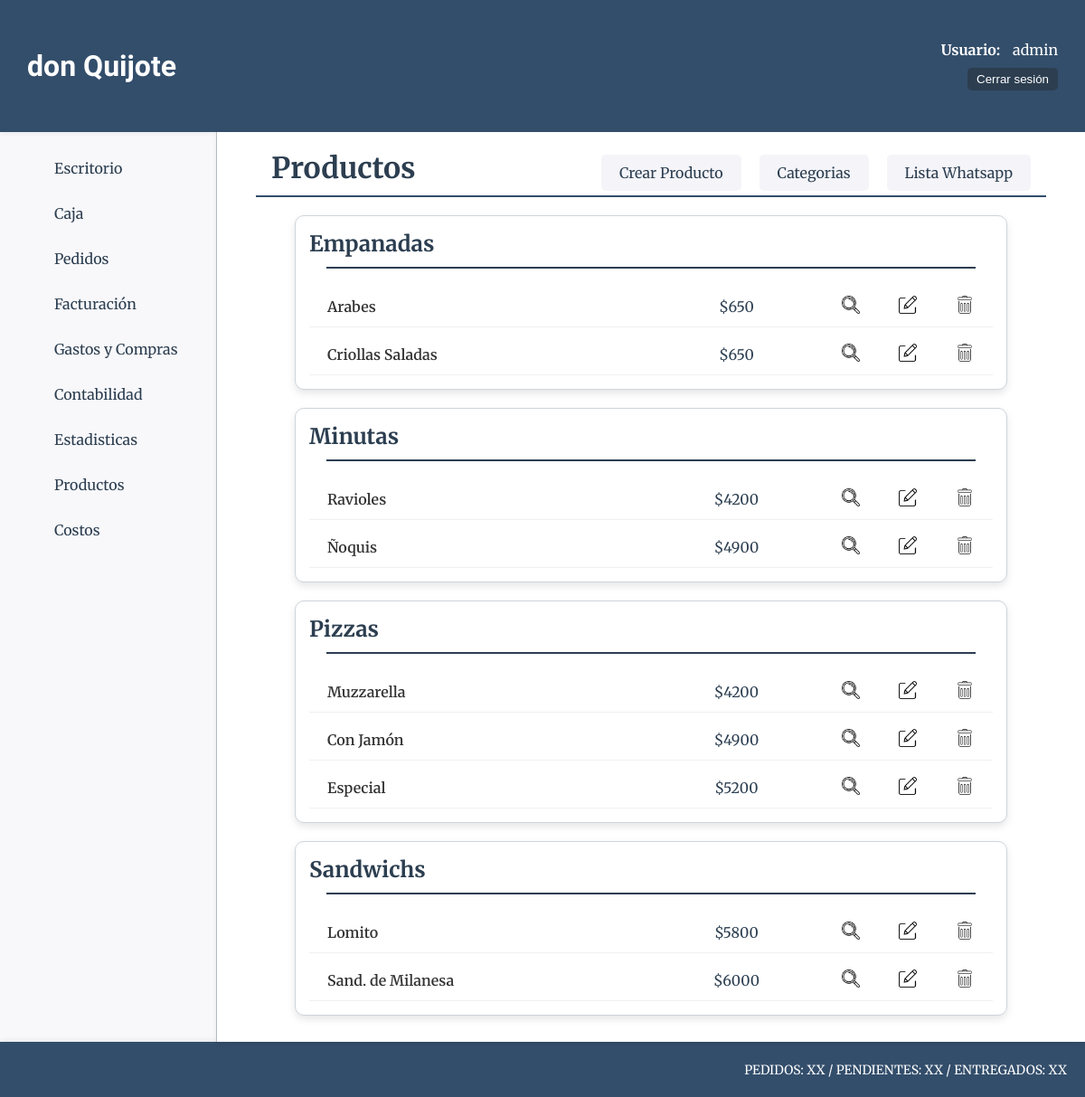
The page /productos/ (signed in) on the database its author committed.
### productos/models.py (models this page shows, shortened)
class ProductoCategoria(models.Model):
    nombre=models.CharField(max_length=50)

class Producto(models.Model):
    nombre=models.CharField(max_length=50, verbose_name="Nombre")
    categoria=models.ForeignKey(ProductoCategoria, on_delete=models.CASCADE, verbose_name="Categoría")
    descripcion=models.CharField(max_length=200, blank=True, null=True, verbose_name="Descripción")
    precio_unit=models.IntegerField(verbose_name="P. Unitario")
    precio_media=models.IntegerField(blank=True, null=True, verbose_name="P. Media")
    precio_doc=models.IntegerField(blank=True, null=True, verbose_name="P. Docena")

### productos/views.py (the view)
# urls.py: path('', views.home, name='home'),
@login_required
def home(request):
    productos = Producto.objects.select_related('categoria').order_by('categoria__nombre').all()
    context = {
        'object_list': productos
    }
    return render(request, 'productos/index.html', context)

### carro/context_processor.py (called while the page is built)
def importe_total_carro(request):
    total = 0
    if request.user.is_authenticated:
        if 'carro' in request.session:
            for key, value in request.session["carro"].items():
                if key != "datos":
                    total = total+float(value["subtotal"])
    return {"importe_total_carro":total}

### productos/templates/productos/index.html (shortened to what this page needs)
{% extends 'core/base.html' %}
{% load static %}
{% block css %}
    <link rel="stylesheet" href="{% static 'productos/css/styles.css' %}">
{% endblock css %}
{% block titulo %}
    <div class="titulo-container">
        <div class="titulo-producto-container">
            <h1 class="main-titulo">Productos</h1>
            <div class="productos-crear-cat">
                <a class="productos-crear" href="{% url 'productos:productos_create' %}">Crear Producto</a>
                <a class="productos-crear" href="{% url 'productos:categorias' %}">Categorias</a>
                <a class="productos-crear" href="{% url 'productos:lista_wa' %}">Lista Whatsapp</a>
            </div>
        </div>
        <hr  class="main-hr"/>
    </div>
{% endblock titulo %}
{% block main %}
    {% regroup object_list by categoria.nombre as categorias %}
    <div class="categorias-container">
        {% for categoria in categorias %}
        <div class="card-producto-categoria-container">
            <div class="card-categoria">
                <h1 class="categoria-titulo">{{ categoria.grouper }}</h1>
                <hr class="categoria-hr">
                {% for producto in categoria.list %}
                <div class="producto-opciones">
                    <p class="producto-nombre">{{ producto.nombre }}</p>
                    <p class="producto-precio">${{ producto.precio_unit }}</p>
                    <div class="producto-opc">
                        <a href="{% url 'productos:productos_detail' producto.id%}"><img class="icono-opcion-producto" src="{% static 'productos/img/lupa.webp' %}" alt="Detalle Producto"></a>
                        <a href="{% url 'productos:productos_update' producto.id%}"><img class="icono-opcion-producto" src="{% static 'productos/img/editar.webp' %}" alt="Editar Producto"></a>
                        <a href="{% url 'productos:productos_delete' producto.id%}"><img class="icono-opcion-producto" src="{% static 'productos/img/borrar.webp' %}" alt="Borrar Producto"></a>
                    </div>
                </div>
                {% endfor %}
            </div>
        </div>
        {% endfor %}
    </div>
{% endblock main %}

### core/templates/core/components/header.html (shortened to what this page needs)
<header class="header-container">
    <h1 class="title">don Quijote</h1>
    {% if user.is_authenticated %}
    <div class="usuario-logout">
        <div class="list-link">
            <span class="usuario-label">Usuario:</span>
            <span class="usuario-nombre">{{ user.username }}</span>
        </div>
        <form action="{% url 'core:logout' %}" method="post">
            <button type="submit" class="btn-logout">Cerrar sesión</button>
        </form>
    </div>
    {% else %}
    <div class="list-link">
        <a class="header-link-app" href="{% url 'core:login' %}">Login</a>
    </div>
    {% endif %}
</header>

### core/static/core/css/styles.css (style rules this page uses)
* { padding: 0; margin: 0; box-sizing: border-box; }
body { font-family: 'Merriweather', serif; color: #333; background-color: #f4f4f9; }
.header-container { background-color: #334e6b; height: 12vh; width: 100%; display: flex; align-items: center; justify-content: space-between; padding: 0 30px; box-shadow: 0 2px 5px rgba(0, 0, 0, 0.1); }
.title { color: #fff; font-family: 'Poetsen One', sans-serif; font-size: 32px; }
.usuario-logout { display: flex; flex-direction: column; align-items: end; }
.usuario-label { color: #fff; font-weight: bold; margin-right: 10px; }
.usuario-nombre { color: #fff; }
.btn-logout { padding: 5px 10px; background-color: #2C3E50; color: #fff; border: none; border-radius: 5px; cursor: pointer; transition: background-color 0.3s ease; text-decoration: none; }
.list-link { margin-left: 20px; }
.list-link { position: relative; margin-bottom: 10px; }
.titulo-container { width: 100%; height: auto; text-align: left; border-radius: 8px; }
.main-titulo { font-size: 32px; color: #2C3E50; font-family: 'Merriweather', serif; margin-bottom: 10px; padding-left: 40px; }
.main-hr { border: none; width: 95%; height: 2px; background-color: #334e6b; margin: 0 auto; }
.titulo-producto-container { display: flex; justify-content: space-between; align-items: center; }

### productos/static/productos/css/styles.css (style rules this page uses)
.productos-crear-cat { display: flex; gap: 20px; padding-right: 40px; }
.productos-crear { border: none; color: #2C3E50; font-size: 16px; text-decoration: none; padding: 10px 20px; border-radius: 5px; background-color: #f4f4f9; transition: background-color 0.3s ease, color 0.3s ease; }
.categorias-container { width: 90%; margin: 0 auto; padding: 20px; display: flex; flex-direction: column; gap: 20px; }
.card-producto-categoria-container { display: flex; flex-direction: column; }
.card-categoria { padding: 15px; border-radius: 10px; border: 1px solid #ced4da; background-color: #ffffff; box-shadow: 0 4px 8px rgba(0, 0, 0, 0.1); transition: transform 0.2s ease-in-out, box-shadow 0.2s ease-in-out; }
.categoria-titulo { font-size: 24px; color: #2C3E50; font-family: 'Merriweather', serif; margin-bottom: 10px; }
.categoria-hr { border: none; width: 95%; height: 2px; background-color: #2C3E50; margin: 0 auto 20px; }
.producto-opciones { margin-top: 8px; display: grid; grid-template-columns: 50% 25% 25%; grid-template-areas: "nom prc opc"; align-items: center; padding: 10px 0; border-bottom: 1px solid #f0f0f0; }
.producto-nombre { grid-area: nom; font-size: 16px; font-weight: 600; padding-left: 20px; }
.producto-precio { grid-area: prc; font-size: 16px; text-align: center; color: #2C3E50; }
.producto-opc { grid-area: opc; display: flex; justify-content: space-around; }
.icono-opcion-producto { width: 20px; height: 20px; transition: transform 0.3s ease; }

### rows shown on the page
ProductoCategoria: grouper "Empanadas"
Producto: nombre "Arabes", precio_unit "650"
Producto: nombre "Criollas Saladas", precio_unit "650"
ProductoCategoria: grouper "Minutas"
Producto: nombre "Ravioles", precio_unit "4200"
Producto: nombre "Ñoquis", precio_unit "4900"
ProductoCategoria: grouper "Pizzas"
Producto: nombre "Muzzarella", precio_unit "4200"
Producto: nombre "Con Jamón", precio_unit "4900"
Producto: nombre "Especial", precio_unit "5200"
ProductoCategoria: grouper "Sandwichs"
Producto: nombre "Lomito", precio_unit "5800"
Producto: nombre "Sand. de Milanesa", precio_unit "6000"

### other values the page prints
{{ user.username }} "admin"
